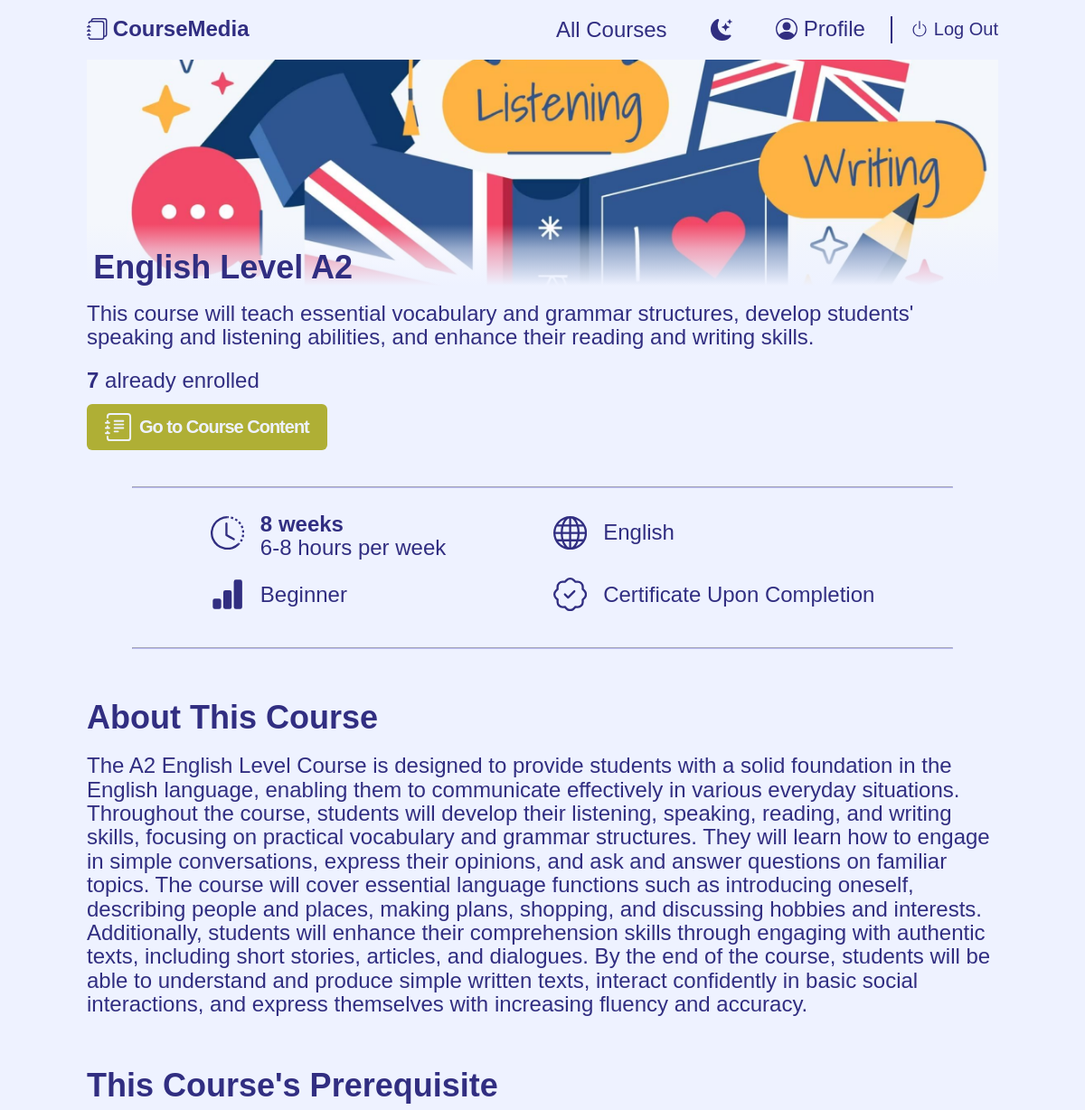
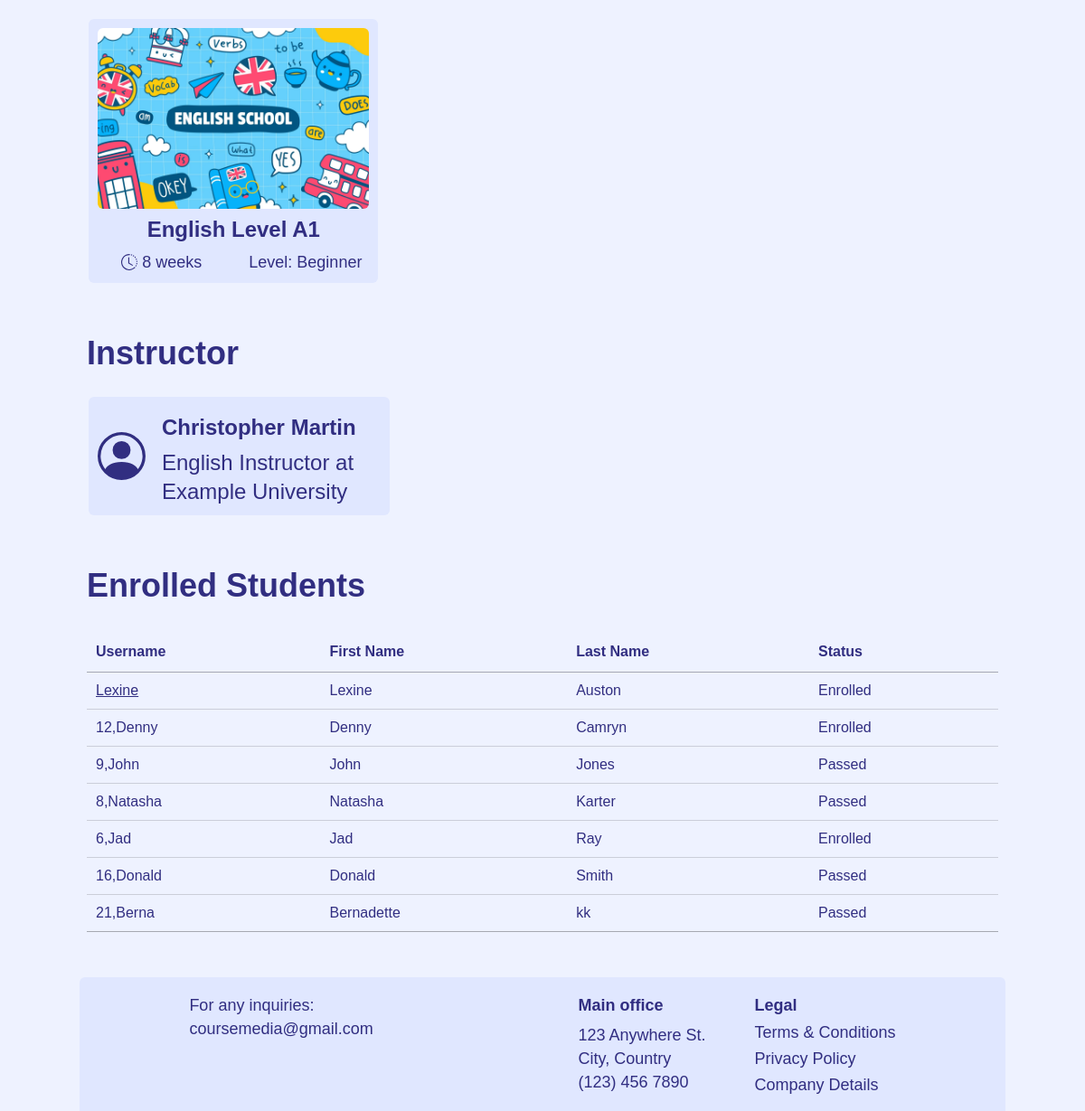
Page /courses/130 (signed in) on the earlier database version (2 pictures, top to bottom).
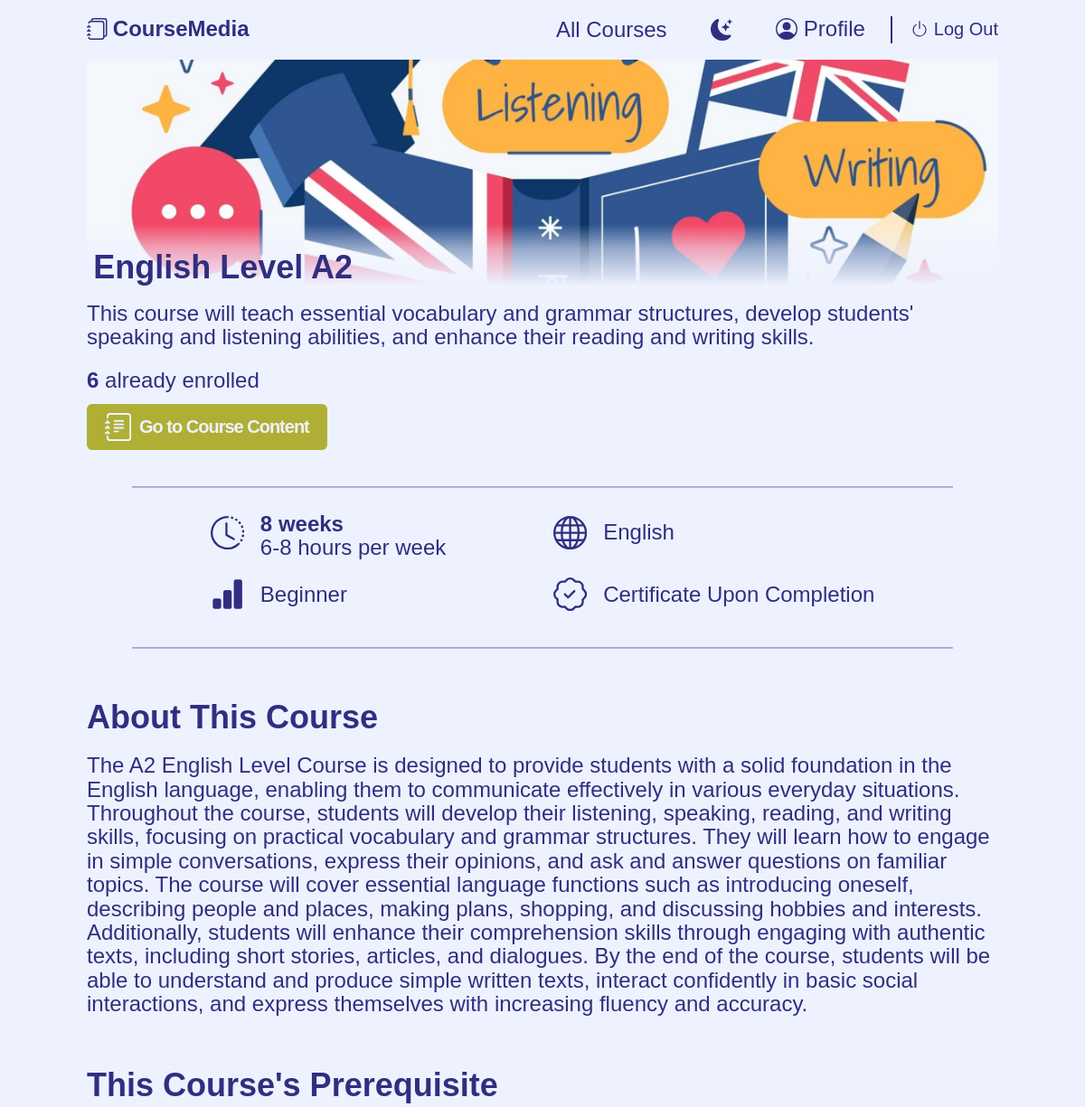
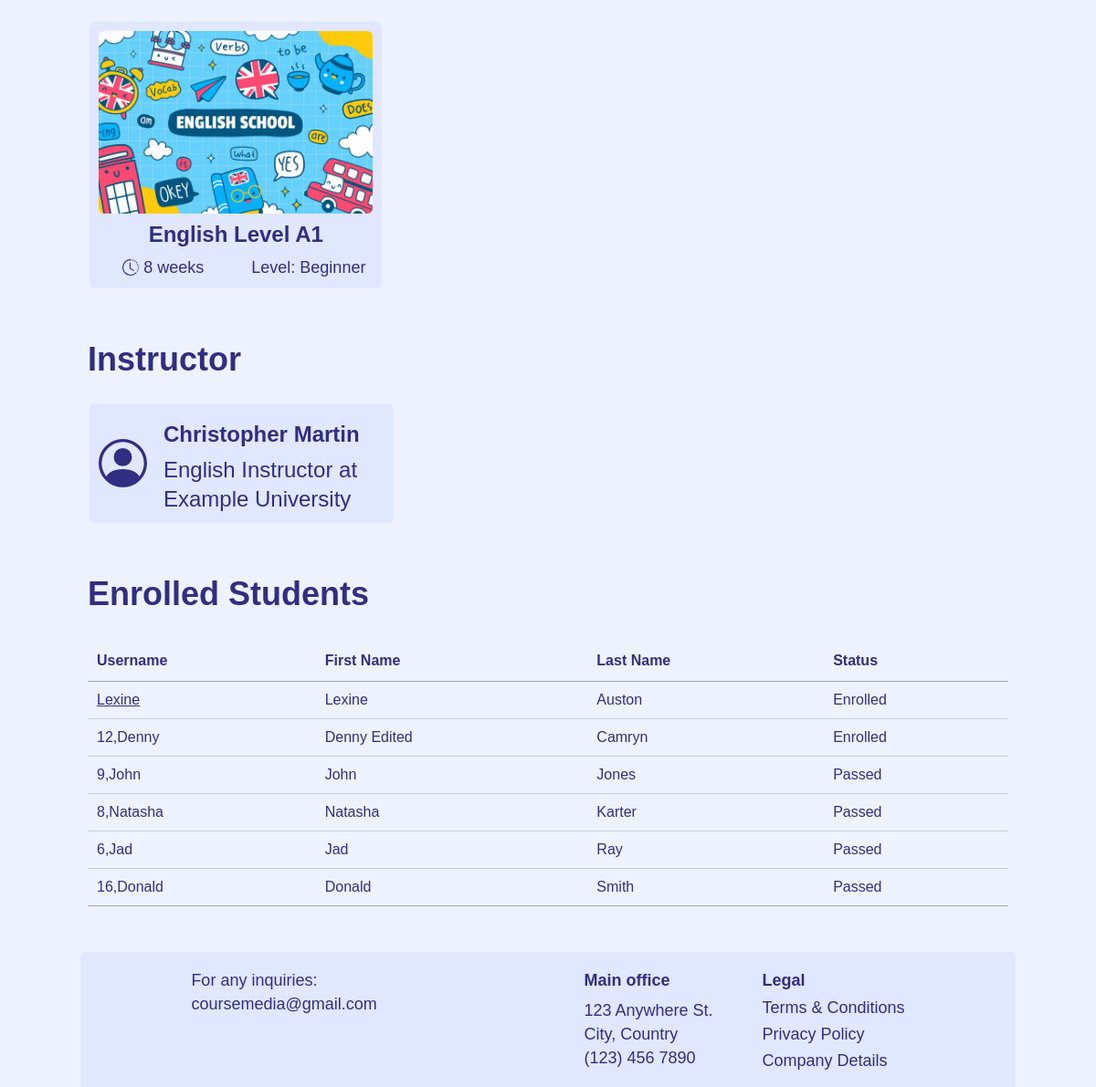
Same page on the later database version (2 pictures, top to bottom).
### courses_platform/models.py (models this page shows, shortened)
class Course(models.Model):
    ART_AND_CULTURE = 1
    COMMUNICATION = 2
    COMPUTER_SCIENCE = 3
    DESIGN = 4
    FOOD_AND_NUTRITION = 5
    LANGUAGE = 6
    MATH = 7
    SCIENCE = 8
    CATEGORY_CHOICES = [
        (ART_AND_CULTURE, "Art & Culture"),
        (COMMUNICATION, "Communication"),
        (COMPUTER_SCIENCE, "Computer Science"),
        (DESIGN, "Design"),
        (FOOD_AND_NUTRITION, "Food & Nutrition"),
        (LANGUAGE, "Language"),
        (MATH, "Math"),
        (SCIENCE, "Science"),
    ]
    ENGLISH = 1
    FRENCH = 2
    SPANISH = 3
    LANGUAGE_CHOICES = [
        (ENGLISH, "English"),
        (FRENCH, "French"),
        (SPANISH, "Spanish")
    ]
    BEGINNER = 1
    INTERMEDIATE = 2
    ADVANCED = 3
    LEVEL_CHOICES = [
        (BEGINNER, "Beginner"),
        (INTERMEDIATE, "Intermediate"),
        (ADVANCED, "Advanced")
    ]
    instructor = models.ForeignKey(
        "User", on_delete=models.CASCADE, related_name="courses_taught")
    title = models.CharField(max_length=80, validators=[
                             MinLengthValidator(10), MaxLengthValidator(80)])
    image = models.ImageField(
        upload_to="courses_images/", null=True, blank=True)
    category = models.PositiveSmallIntegerField(choices=CATEGORY_CHOICES)
    short_description = models.TextField(max_length=200, validators=[
                                         MinLengthValidator(50), MaxLengthValidator(200)])
    duration = models.PositiveSmallIntegerField(
        validators=[MinValueValidator(2), MaxValueValidator(24)])
    long_description = models.TextField(
        max_length=2000, validators=[MinLengthValidator(200), MaxLengthValidator(2000)])
    language = models.PositiveSmallIntegerField(choices=LANGUAGE_CHOICES)
    level = models.PositiveSmallIntegerField(choices=LEVEL_CHOICES)
    prerequisite = models.ForeignKey(
        "self", on_delete=models.SET_NULL, null=True, blank=True)
    certificate = models.BooleanField()
    passing_grade = models.PositiveSmallIntegerField(
        validators=[MinValueValidator(50), MaxValueValidator(100)])
    passers = models.ManyToManyField(
        "User", blank=True, related_name="courses_passed")
    creation_date = models.DateField(auto_now_add=True)

class User(AbstractUser):
    REQUIRED_FIELDS = ["role", "about"]
    STUDENT = 1
    INSTRUCTOR = 2
    ROLE_CHOICES = [
        (STUDENT, "Student"),
        (INSTRUCTOR, "Instructor")
    ]
    role = models.PositiveSmallIntegerField(choices=ROLE_CHOICES)
    instructor_title = models.CharField(max_length=120, null=True, blank=True, validators=[
                                        MinLengthValidator(10), MaxLengthValidator(120)])
    about = models.TextField(max_length=950, validators=[
                             MinLengthValidator(40), MaxLengthValidator(950)])
    enrolled_courses = models.ManyToManyField(
        "Course", blank=True, related_name="enrolled_students")

### courses_platform/views.py (the view)
# urls.py: path("courses/<int:course_id>", views.course_page, name="course_page"),
def course_page(request, course_id):
    try:
        course = Course.objects.get(id=course_id)
    except Course.DoesNotExist:
        messages.error(request, "Invalid course id")
        return HttpResponseRedirect(reverse("index"))
    enrolled_students = course.enrolled_students.order_by("last_name")
    same_category_courses = Course.objects.filter(
        category=course.category).exclude(id=course.id)[:3]
    return render(request, "courses_platform/course_page.html", {
        "course": course,
        "enrolled_students": enrolled_students,
        "same_category_courses": same_category_courses
    })

### courses_platform/templates/courses_platform/course_page.html (shortened to what this page needs)
{% extends "courses_platform/layout.html" %}
{% load static %}
{% block link %}
    <link href="{% static 'courses_platform/components/course-cards.css' %}" rel="stylesheet">
    <link href="{% static 'courses_platform/pages/course_page.css' %}" rel="stylesheet">
    <link rel="stylesheet" href="https://cdn.datatables.net/1.13.4/css/jquery.dataTables.css" />
{% endblock %}
{% block body %}
    <div class="my-container course__container">
        <section>
            <div class="course__img-title-cont">
                {% if not course.image %}
                <img class="course__img" src="/media/courses_images/default_img.jpg" alt="Course's image">
                {% else %}
                <img class="course__img" src="{{ course.image.url }}" alt="Course's image">
                {% endif %}
                <h1 class="course__h1 course__title">{{ course.title }}</h1>
            </div>
            <p class="course__p">{{ course.short_description }}</p>
        </section>
        <section>
        {% if course.enrolled_students.count == 0 %}
            <p class="course__p">No students enrolled</p>
        {% else %}
            <p class="course__p"><strong>{{ course.enrolled_students.count }}</strong> already enrolled</p>
        {% endif %}
            <div class="course__btn-cont">
            {% if not user.is_authenticated %}
                <a class="custom-button course__btn course__btn-red" href="{% url 'signin' %}">Log In to Enroll</a>
            {% else %}
                {% if user.role == user.INSTRUCTOR  %}
                    {% if user == course.instructor %}
                        <a class="custom-button course__btn course__content-btn" href="#">
                            <span>Go to Course Content</span>
                        </a>
                    {% endif %}
                {% endif %}
            {% endif %}
            </div>
        </section>
        <div class="course__hr-cont">
            <hr class="course__hr">
        </div>
        <section class="course__grid-wrapper">
            <div class="course__specs-grid">
                <div class="course__description-cont">
                    <span class="course__duration">
                        <strong>{{course.duration}} weeks</strong><br>6-8 hours per week
                    </span>
                </div>
                <div class="course__description-cont">
                    <span>{{course.get_language_display}}</span>
                </div>
                <div class="course__description-cont">
                    <span>{{course.get_level_display}}</span>
                </div>
                <div class="course__description-cont">
                {% if course.certificate %}
                    <span>Certificate Upon Completion</span>
                {% endif %}
                </div>
            </div>
        </section>
        <div class="course__hr-cont">
            <hr class="course__hr">
        </div>
        <section>
            <h2 class="course__h2">About This Course</h2>
            <p class="course__p">
                {{course.long_description}}
            </p>
        </section>
        <section>
            <h2 class="course__h2">This Course's Prerequisite</h2>
            {% if course.prerequisite %}
            <a href="{% url 'course_page' course.prerequisite.id %}" class="course-card__card-anchor course__prereq-instr-card-anchor">
                <div class="course-card__card course__card-div">
                {% if not course.prerequisite.image %}
                    <img class="course-card__card-img" src="/media/courses_images/default_img.jpg" alt="Course's image">
                {% else %}
                    <img class="course-card__card-img" src="{{ course.prerequisite.image.url }}" alt="Course's image">
                {% endif %}
                    <div class="course-card__card-title">{{ course.prerequisite.title }}</div>
                    <div class="course-card__card-description">
                        <div class="course-card__card-duration">
                            <span>{{ course.prerequisite.duration }} weeks</span>
                        </div>
                        <div class="course-card__card-level">Level: {{ course.prerequisite.get_level_display }}</div>
                    </div>
                </div>
            </a>
            {% else %}
                <p class="course__p">There is no prerequisite for that course.</p>
            {% endif %}
        </section>
        <section>
            <h2 class="course__h2">Instructor</h2>
            <a href="{% url 'user_profile' course.instructor.id %}" class="course-card__card-anchor course__prereq-instr-card-anchor">
                <div class="course-card__card course__intruct-card">
                    <svg class="course__icon" xmlns="http://www.w3.org/2000/svg" fill="currentColor" viewBox="0 0 16 16">
                        <path d="M11 6a3 3 0 1 1-6 0 3 3 0 0 1 6 0z"/>
                        <path fill-rule="evenodd" d="M0 8a8 8 0 1 1 16 0A8 8 0 0 1 0 8zm8-7a7 7 0 0 0-5.468 11.37C3.242 11.226 4.805 10 8 10s4.757 1.225 5.468 2.37A7 7 0 0 0 8 1z"/>
                    </svg>
                    <div class="course__instr-info">
                        <div class="course-card__card-title course__instr-name">{{ course.instructor.first_name }} {{ course.instructor.last_name }}</div>
                        <div class="course__instr-title">{{ course.instructor.instructor_title }}</div>
                    </div>
                </div>
            </a>
        </section>
        {% if user.is_authenticated and course.instructor == user %}
        <section>
            <h2 class="course__h2 course__h2-enrolled-students">Enrolled Students</h2>
            {% if enrolled_students.count == 0 %}
            <p class="course__p">There are no enrolled students yet.</p>
            {% else %}
            <table id="myTable" class="display">
                <thead>
                    <tr>
                        <th>Username</th>
                        <th>First Name</th>
                        <th>Last Name</th>
                        <th>Status</th>
                    </tr>
                </thead>
                <tbody>
                    {% for student in enrolled_students %}
                    <tr>
                        <td>{{ student.id }},{{ student.username }}</td>
                        <td>{{ student.first_name }}</td>
                        <td>{{ student.last_name }}</td>
                        {% if student in course.passers.all %}
                            <td>Passed</td>
                        {% else %}
                            <td>Enrolled</td>
                        {% endif %}
                    </tr>
                    {% endfor %}
                </tbody>
            </table>
            {% endif %}
        </section>
        {% endif %}
    </div>
{% endblock %}

### courses_platform/templates/courses_platform/layout.html (shortened to what this page needs)
{% load static %}
<!DOCTYPE html>
<html lang="en">
<head>
    <link href="{% static 'courses_platform/modern-normalize.css' %}" rel="stylesheet">
    <link href="{% static 'courses_platform/styles.css' %}" rel="stylesheet">
    <link href="{% static 'courses_platform/components/layout.css' %}" rel="stylesheet">
    <link href="{% static 'courses_platform/components/mobile-nav.css' %}" rel="stylesheet">
    <link href="{% static 'courses_platform/components/messages.css' %}" rel="stylesheet">
    {% block link %}
    {% endblock %}
    <link href="{% static 'courses_platform/utils.css' %}" rel="stylesheet">
</head>
<body>
    <header class="header my-container">
        <nav class="header__nav">
            <div>
                <a class="header__logo" href="{% url 'index' %}">
                    <span class="header__platform-name" title="Go back to main page">CourseMedia</span>
                </a>
            </div>
            <ul class="header__menu">
                {% if request.path != '/allCourses' %}
                <li>
                    <a class="header__link" href="{% url 'all_courses' %}">All Courses</a>
                </li>
                {% endif %}
                <li>
                    <button class="header__btn-theme-toggle" id="theme-toggle">
                    </button>
                </li>
                {% if user.is_authenticated %}
                    <li>
                        <a class="header__link header__icon-text-cont" href="{% url 'user_profile' user.id %}">
                            <svg xmlns="http://www.w3.org/2000/svg" fill="currentColor" class="header__icon" viewBox="0 0 16 16">
                                <path d="M11 6a3 3 0 1 1-6 0 3 3 0 0 1 6 0z"/>
                                <path fill-rule="evenodd" d="M0 8a8 8 0 1 1 16 0A8 8 0 0 1 0 8zm8-7a7 7 0 0 0-5.468 11.37C3.242 11.226 4.805 10 8 10s4.757 1.225 5.468 2.37A7 7 0 0 0 8 1z"/>
                            </svg>
                            Profile
                        </a>
                    </li>
                    <li class="header__logout">
                        <a class="header__link header__icon-text-cont" href="{% url 'logout' %}">
                            <svg xmlns="http://www.w3.org/2000/svg" fill="currentColor" class="header__icon" viewBox="0 0 16 16">
                                <path d="M7.5 1v7h1V1h-1z"/>
                                <path d="M3 8.812a4.999 4.999 0 0 1 2.578-4.375l-.485-.874A6 6 0 1 0 11 3.616l-.501.865A5 5 0 1 1 3 8.812z"/>
                            </svg>
                            Log Out
                        </a>
                    </li>
                {% endif %}
            </ul>
        </nav>
    </header>
    <div class="content">
    {% block body %}
    {% endblock %}
    </div>
    <footer class="my-container footer">
        <div class="footer__first-cont">
            <div>For any inquiries:</div>
            <div>coursemedia@gmail.com</div>
        </div>
        <div class="footer__second-cont">
            <div class="footer__sub-cont">
                <div><strong>Main office</strong></div>
                <div>
                   <div>123 Anywhere St.</div>
                   <div>City, Country</div>
                   <div>(123) 456 7890</div>
                </div>
             </div>
             <div class="footer__sub-cont">
                <div><strong>Legal</strong></div>
                 <a class="footer__a" href="#">Terms & Conditions</a>
                 <a class="footer__a" href="#">Privacy Policy</a>
                 <a class="footer__a" href="#">Company Details</a>
             </div>
        </div>
    </footer>
</body>
</html>

Differences in the rows shown:
removed User: id "21", username "Berna", first_name "Bernadette", last_name "kk", shows "Passed"
computed for Course "English Level A2": enrolled_students.count "7" → "6"
changed User "Denny": first_name "Denny" → "Denny Edited"
changed User "Jad": text "Enrolled" → "Passed"
